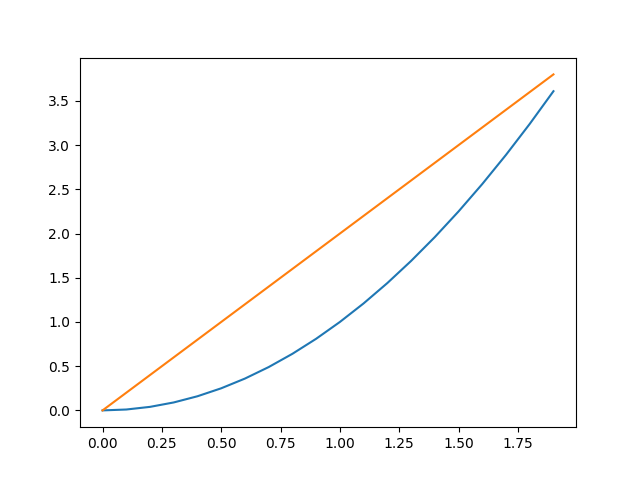

This chart was generated by the following Python code:
import numpy as np
from matplotlib import pyplot as plt

# make sure data file is available
np.loadtxt('noisy_data.txt')
# make sure basic numpy functions work
x = np.arange(0, 2, 0.1)
y = x ** 2
z = 2 * x

# make sure basic plotting works
plt.plot(x, y)
plt.plot(x, z)
plt.show()
